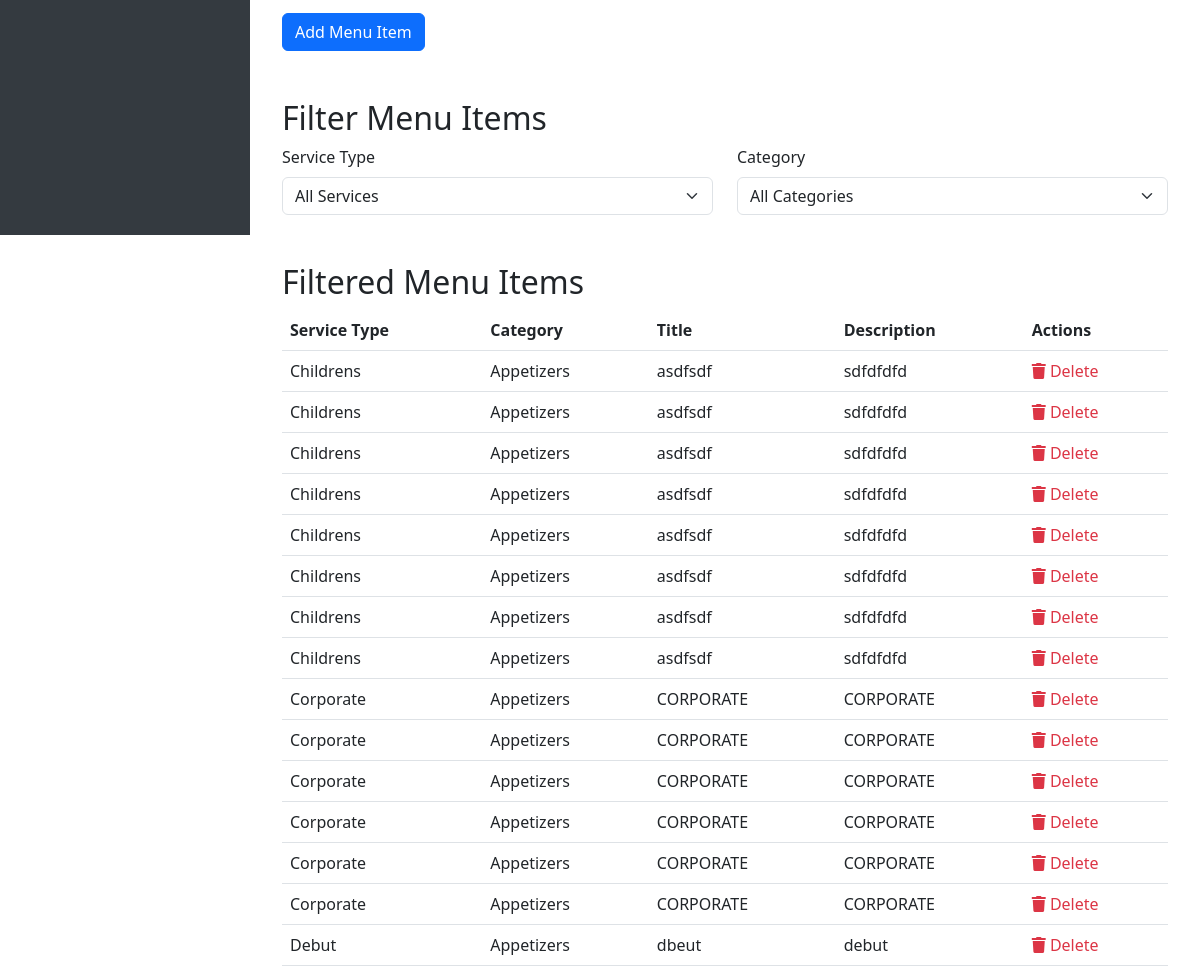
Page /admin/menus.php (signed in, middle part) on the earlier database version.
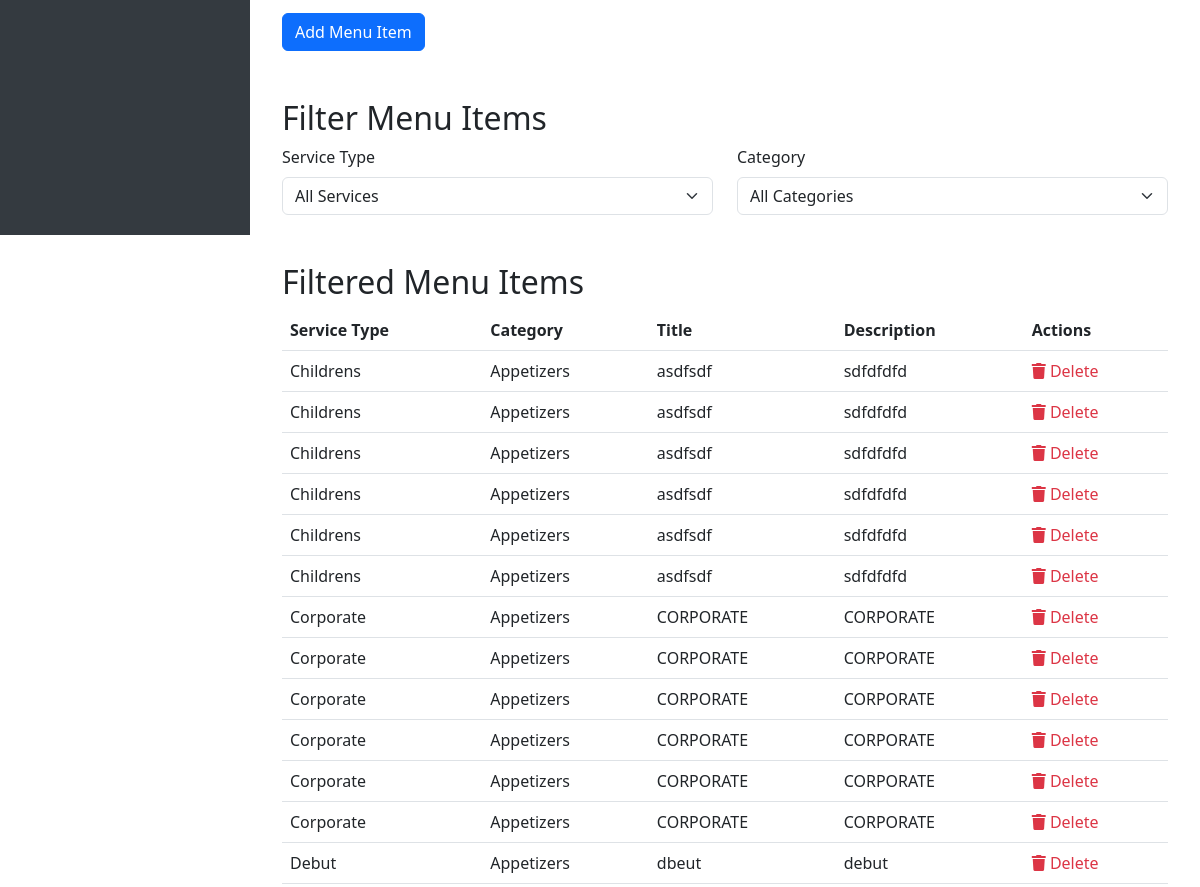
Same page on the later database version.
### tables this page shows
CREATE TABLE `menus` (
  `id` int(11) NOT NULL,
  `service_type` varchar(50) NOT NULL,
  `category` varchar(50) NOT NULL,
  `title` varchar(255) NOT NULL,
  `description` text DEFAULT NULL,
  `image_path` varchar(255) NOT NULL,
  `created_at` timestamp NOT NULL DEFAULT current_timestamp()
);

### admin/menus.php (the view, shortened to what this page needs)
<?php
require '../db.php';
$query = "SELECT * FROM menus";
$params = [];
$query .= " ORDER BY service_type, category";
try {
    $stmt = $db->prepare($query);
    $stmt->execute($params);
    $menus = $stmt->fetchAll(PDO::FETCH_ASSOC);
} catch (PDOException $e) {
    $_SESSION['error'] = "Unable to load menus: " . $e->getMessage();
}
?>
<!DOCTYPE html>
<html lang="en">
<head>
    <link href="https://cdn.jsdelivr.net/npm/bootstrap@5.3.0-alpha1/dist/css/bootstrap.min.css" rel="stylesheet">
    <link href="../css/admin.css" rel="stylesheet">
    <link rel="stylesheet" href="https://cdnjs.cloudflare.com/ajax/libs/font-awesome/5.15.4/css/all.min.css">
</head>
<body>
<?php include '../layout/sidebar.php'; ?>
    <div class="main-content">
        <div class="container-fluid mt-5">
            <form method="POST" enctype="multipart/form-data">
                <button type="submit" class="btn btn-primary">Add Menu Item</button>
            </form>
            <h2 class="mt-5">Filter Menu Items</h2>
            <div class="row mb-3">
                <div class="col-md-6">
                    <label for="service_type_filter" class="form-label">Service Type</label>
                    <select class="form-select" id="service_type_filter" onchange="applyFilters()">
                        <option value="all">All Services</option>
                    </select>
                </div>
                <div class="col-md-6">
                    <label for="category_filter" class="form-label">Category</label>
                    <select class="form-select" id="category_filter" onchange="applyFilters()">
                        <option value="all">All Categories</option>
                    </select>
                </div>
            </div>
            <h2 class="mt-5">Filtered Menu Items</h2>
            <table class="table">
                <thead>
                    <tr>
                        <th>Service Type</th>
                        <th>Category</th>
                        <th>Title</th>
                        <th>Description</th>
                        <th>Actions</th>
                    </tr>
                </thead>
                <tbody>
                    <?php foreach ($menus as $menu): ?>
                        <tr>
                            <td><?php echo ucfirst($menu['service_type']); ?></td>
                            <td><?php echo $menu['category']; ?></td>
                            <td><?php echo htmlspecialchars($menu['title']); ?></td>
                            <td><?php echo htmlspecialchars($menu['description']); ?></td>
                            <td>
                                <button class="delete-btn" onclick="showConfirmDelete(<?php echo $menu['id']; ?>)">
                                    <i class="fas fa-trash"></i> Delete
                                </button>
                            </td>
                        </tr>
                    <?php endforeach; ?>
                </tbody>
            </table>
        </div>
    </div>
</body>
</html>

Differences in the rows shown:
removed menus: service_type "Childrens", category "Appetizers", title "asdfsdf", description "sdfdfdfd"
removed menus: service_type "Childrens", category "Appetizers", title "asdfsdf", description "sdfdfdfd"
